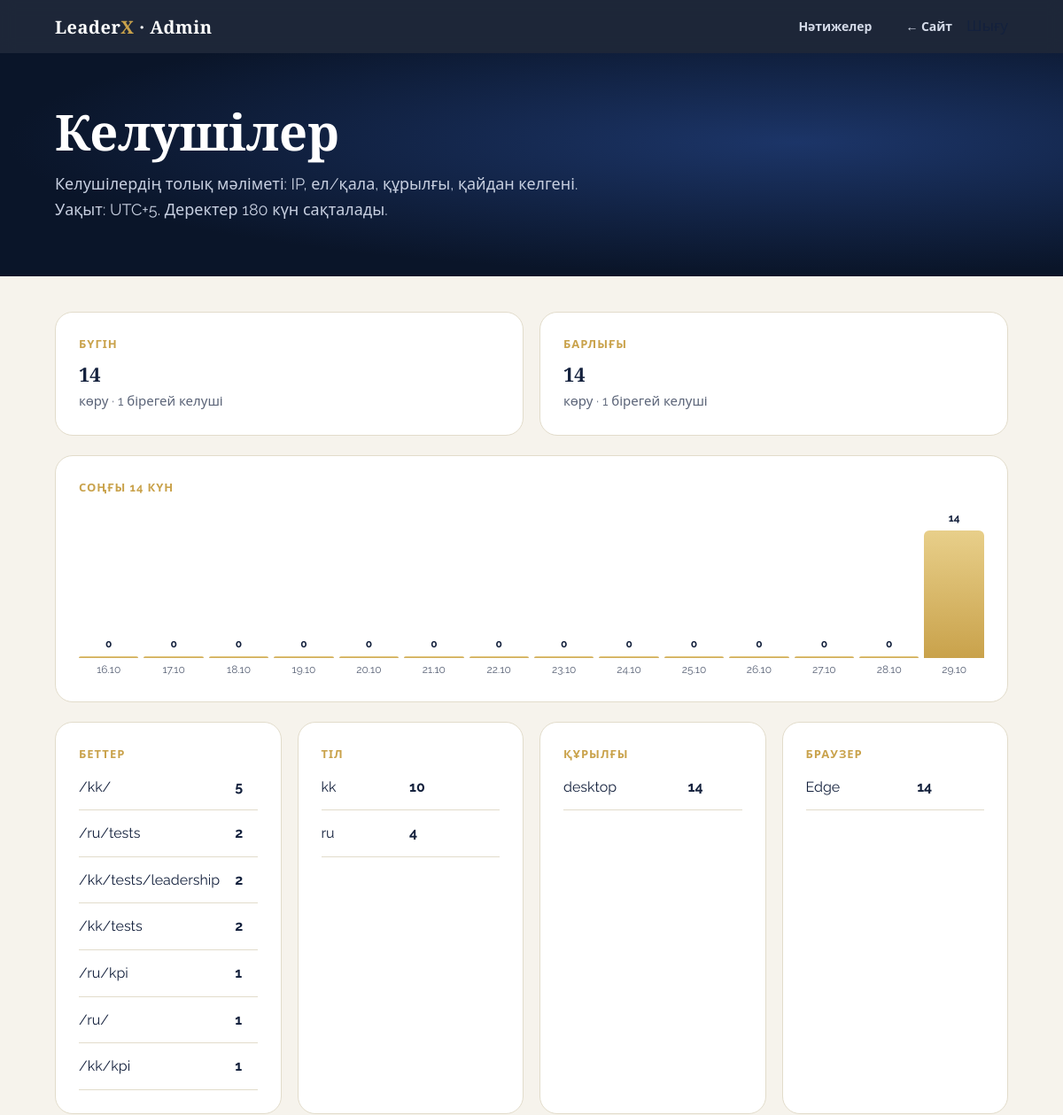
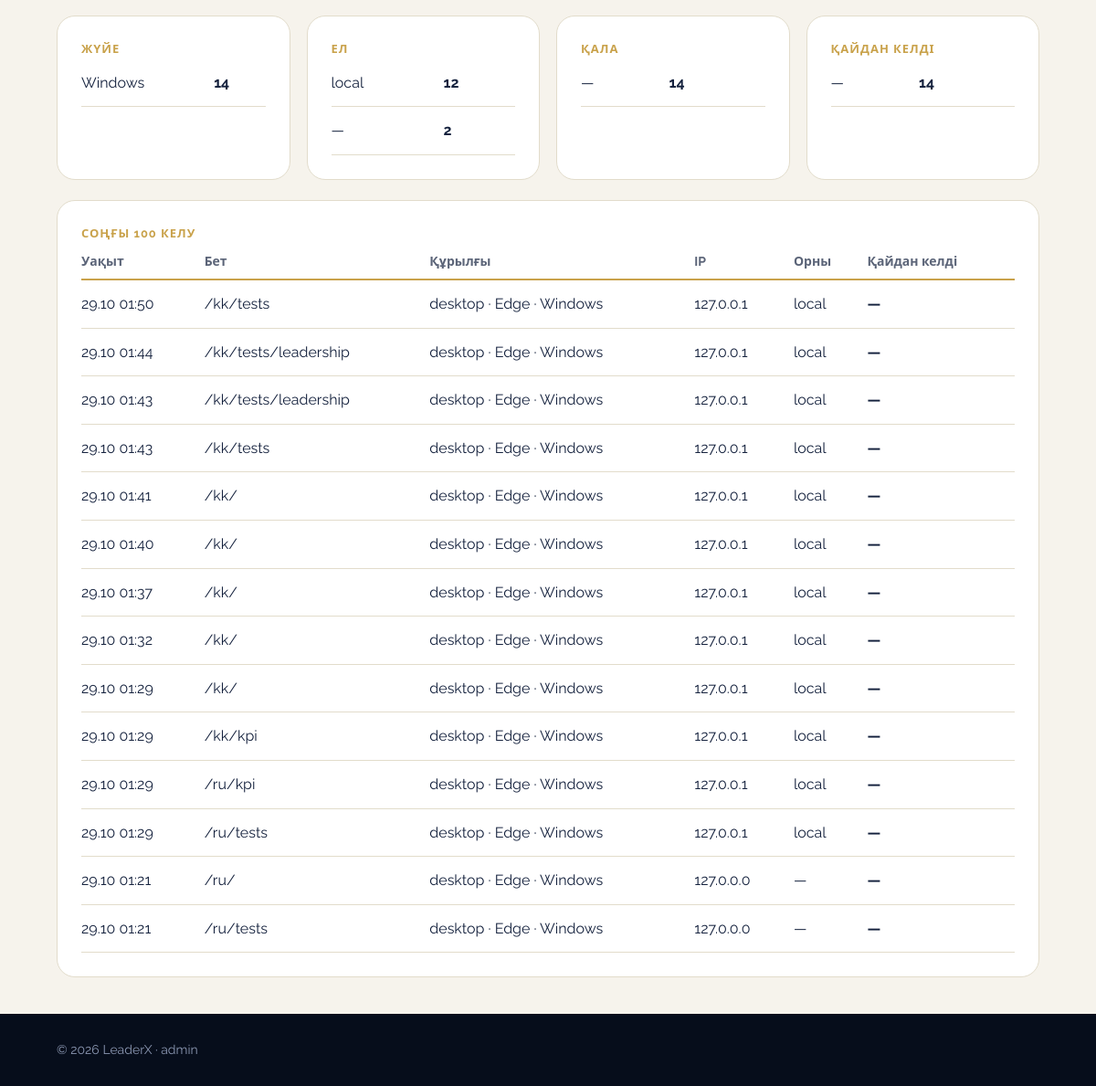
Screenshot of /admin (signed in) with the database file from the repository (2 pictures, top to bottom).
### tables this page shows
CREATE TABLE visits(
        id INTEGER PRIMARY KEY AUTOINCREMENT, ts INTEGER NOT NULL, path TEXT, lang TEXT,
        ip_mask TEXT, ip_hash TEXT, device TEXT, browser TEXT, os TEXT, referrer TEXT, country TEXT, city TEXT, ip TEXT, ref_url TEXT);

### leaderx-siteFlask/app.py (the view)
@app.route("/admin")
def admin():
    _admin_on()
    if not session.get("admin"):
        return redirect(url_for("admin_login"))
    days = min(max(request.args.get("days", 14, type=int), 1), 90)
    resp = Response(render_template("admin.html", s=analytics.stats(days), tz=analytics.TZ.utcoffset(None).seconds // 3600))
    resp.headers["X-Robots-Tag"] = "noindex, nofollow"
    resp.headers["Cache-Control"] = "no-store"
    return resp

### leaderx-siteFlask/analytics.py (called while the page is built)
def _db():
    os.makedirs(os.path.dirname(DB_PATH), exist_ok=True)
    con = sqlite3.connect(DB_PATH, timeout=5)
    con.row_factory = sqlite3.Row
    con.execute("""CREATE TABLE IF NOT EXISTS visits(
        id INTEGER PRIMARY KEY AUTOINCREMENT, ts INTEGER NOT NULL, path TEXT, lang TEXT,
        ip_mask TEXT, ip_hash TEXT, device TEXT, browser TEXT, os TEXT, referrer TEXT)""")
    cols = {r[1] for r in con.execute("PRAGMA table_info(visits)")}
    for c in ("country", "city", "ip", "ref_url"):
        if c not in cols:
            con.execute(f"ALTER TABLE visits ADD COLUMN {c} TEXT")
    con.execute("CREATE INDEX IF NOT EXISTS idx_ts ON visits(ts)")
    return con

def _top(con, col, since, limit=8):
    return [(r[0] or "—", r[1]) for r in con.execute(
        f"SELECT {col}, COUNT(*) c FROM visits WHERE ts>=? GROUP BY {col} ORDER BY c DESC LIMIT ?", (since, limit))]

### leaderx-siteFlask/app.py (called while the page is built)
@app.context_processor
def asset_version():
    p = os.path.join(app.static_folder, "css", "style.css")
    return {"css_v": int(os.path.getmtime(p)) if os.path.exists(p) else 0}

@app.before_request
def track():
    if request.method == "GET" and request.endpoint in TRACKED:
        analytics.log_visit(request, (request.view_args or {}).get("lang"))

def csrf_token():
    t = session.get("csrf")
    if not t:
        t = secrets.token_hex(16)
        session["csrf"] = t
    return t

def _admin_on():
    if not os.environ.get("ADMIN_PASSWORD"):
        abort(404)  # құпиясөз қойылмаса, админ-панель өшірулі

### leaderx-siteFlask/templates/admin.html (shortened to what this page needs)
<!DOCTYPE html>
<html lang="kk">
<head>
<link rel="stylesheet" href="{{ url_for('static', filename='css/style.css', v=css_v) }}">
</head>
<body>
<nav><div class="wrap"><a class="logo" href="{{ url_for('index', lang='kk') }}">Leader<b>X</b> · Admin</a>
<div style="display:flex;align-items:center"><a class="l" style="display:inline;margin-right:16px" href="{{ url_for('admin_results') }}">Нәтижелер</a><a class="l" style="display:inline" href="{{ url_for('index', lang='kk') }}">← Сайт</a><form method="post" action="{{ url_for('admin_logout') }}" style="display:inline;margin-left:16px"><input type="hidden" name="csrf" value="{{ csrf_token() }}"><button type="submit" class="l" style="background:none;border:0;cursor:pointer;font:inherit;color:inherit;padding:0">Шығу</button></form></div></div></nav>
<header class="sub"><div class="wrap"><h1>Келушілер</h1><p>Келушілердің толық мәліметі: IP, ел/қала, құрылғы, қайдан келгені. Уақыт: UTC+{{ tz }}. Деректер {{ s.keep }} күн сақталады.</p></div></header>
<main><div class="wrap kpi-page">
<div class="grid" style="margin-bottom:22px">
<div class="card"><div class="k">БҮГІН</div><h3>{{ s.today }}</h3><p>көру · {{ s.unique_today }} бірегей келуші</p></div>
<div class="card"><div class="k">БАРЛЫҒЫ</div><h3>{{ s.total }}</h3><p>көру · {{ s.unique_total }} бірегей келуші</p></div>
</div>
<div class="card" style="margin-bottom:22px"><div class="k">СОҢҒЫ {{ s.period_days }} КҮН</div>
<div class="adm-chart">{% for d in s.series %}<div class="adm-col" title="{{ d.day }}: {{ d.views }} көру, {{ d.uniq }} бірегей"><b>{{ d.views }}</b><i style="height:{{ d.h }}%"></i><span>{{ d.day }}</span></div>{% endfor %}</div></div>
<div class="grid" style="margin-bottom:22px">
{% macro top(title, rows) %}<div class="card"><div class="k">{{ title }}</div>
<table class="kpi"><tbody>{% for n, c in rows %}<tr><td>{{ n }}</td><td>{{ c }}</td></tr>{% else %}<tr><td colspan="2">—</td></tr>{% endfor %}</tbody></table></div>{% endmacro %}
{{ top('БЕТТЕР', s.pages) }}{{ top('ТІЛ', s.langs) }}{{ top('ҚҰРЫЛҒЫ', s.devices) }}{{ top('БРАУЗЕР', s.browsers) }}{{ top('ЖҮЙЕ', s.oses) }}{{ top('ЕЛ', s.countries) }}{{ top('ҚАЛА', s.cities) }}{{ top('ҚАЙДАН КЕЛДІ', s.referrers) }}
</div>
<div class="card"><div class="k">СОҢҒЫ 100 КЕЛУ</div>
<div class="kpi-wrap"><table class="kpi"><thead><tr><th>Уақыт</th><th>Бет</th><th>Құрылғы</th><th>IP</th><th>Орны</th><th>Қайдан келді</th></tr></thead>
<tbody>{% for r in s.recent %}<tr><td>{{ r.time }}</td><td>{{ r.path }}</td><td>{{ r.device }} · {{ r.browser }} · {{ r.os }}</td><td>{{ r.ip or r.ip_mask }}</td><td>{{ ((r.city ~ ', ') if r.city else '') ~ (r.country or '—') }}</td><td style="word-break:break-all">{% if r.ref_url %}<a href="{{ r.ref_url }}" target="_blank" rel="noopener noreferrer nofollow" style="color:inherit">{{ r.ref_url }}</a>{% else %}{{ r.referrer or '—' }}{% endif %}</td></tr>{% else %}<tr><td colspan="6">Әзірге келу жоқ</td></tr>{% endfor %}</tbody></table></div></div>
</div></main>
<footer><div class="wrap"><span>© 2026 LeaderX · admin</span></div></footer>
</body>
</html>

### leaderx-siteFlask/static/css/style.css (style rules this page uses)
:root { --navy:#10203f;--navy2:#0a1529;--gold:#c9a24b;--gold2:#e8cf8a; --bg:#f6f3ec;--card:#fff;--ink:#14213d;--mute:#5b6478;--line:#e2dccb; box-sizing:border-box;padding-top:env(safe-area-inset-top,0px);padding-bottom:env(safe-area-inset-bottom,0px) }
html { scroll-behavior:smooth;scroll-padding-top:env(safe-area-inset-top,0px) }
*,*::before,*::after { box-sizing:border-box }
body { margin:0;background:var(--bg);color:var(--ink);font:400 17px/1.6 Raleway,system-ui,sans-serif }
.wrap { max-width:1120px;margin:0 auto;padding:0 22px }
h1,h2,h3 { font-family:'Playfair Display',Georgia,serif;line-height:1.15;margin:0 }
nav { position:sticky;top:env(safe-area-inset-top,0px);z-index:9;background:rgba(10,21,41,.92);backdrop-filter:blur(8px) }
nav .wrap { display:flex;align-items:center;justify-content:space-between;height:60px }
.logo { font:700 20px 'Playfair Display',serif;color:#fff;text-decoration:none;letter-spacing:.5px }
.logo b { color:var(--gold) }
nav a.l { color:#d5dbe9;text-decoration:none;font-size:14px;margin-left:22px;font-weight:600 }
.grid { display:grid;gap:18px;grid-template-columns:repeat(auto-fit,minmax(220px,1fr)) }
.card { background:var(--card);border:1px solid var(--line);border-radius:20px;padding:26px }
.card h3 { font-size:22px;margin:10px 0 6px }
.card p { margin:0;color:var(--mute);font-size:15px }
.card .k { color:var(--gold);font-weight:700;font-size:13px;letter-spacing:1px }
form { display:flex;gap:10px;justify-content:center;flex-wrap:wrap;max-width:560px;margin:0 auto }
footer { background:#060d1b;color:#8c98b3;font-size:14px;padding:28px 0 }
footer .wrap { display:flex;justify-content:space-between;flex-wrap:wrap;gap:10px }
.sub { background:radial-gradient(ellipse at 75% 40%,#1c3568,var(--navy2) 70%);color:#fff;padding:56px 0 60px }
.sub h1 { font-size:clamp(34px,5vw,56px);margin-bottom:14px }
.sub p { color:#c7cfe0;max-width:640px;margin:0;font-size:18px }
.kpi-page { padding-top:40px;padding-bottom:40px }
.kpi-wrap { overflow-x:auto }
.kpi { width:100%;border-collapse:collapse;font-size:16px }
.kpi th { text-align:left;font-size:14px;font-weight:700;color:var(--mute);padding:8px 16px 8px 0;border-bottom:2px solid var(--gold) }
.kpi td { padding:13px 16px 13px 0;border-bottom:1px solid var(--line);vertical-align:top }
.kpi td:last-child { font-weight:700 }
@media (min-width:600px) { .kpi td:last-child { white-space:nowrap } }
.adm-chart { display:flex;align-items:flex-end;gap:6px;height:190px;margin-top:14px;overflow-x:auto }
.adm-col { flex:1 0 34px;height:100%;display:flex;flex-direction:column;justify-content:flex-end;align-items:center;gap:4px;font-size:12px;color:var(--mute) }
.adm-col i { display:block;width:100%;min-height:2px;border-radius:6px 6px 0 0;background:linear-gradient(180deg,var(--gold2),var(--gold)) }
.adm-col b { color:var(--ink);font-size:12px }
.card .kpi td:last-child { white-space:normal }

### rows the page displays
visits: device "desktop", id "14", browser "Edge", os "Windows", time "29.10 01:50", path "/kk/tests", ip "127.0.0.1", city+country "local", referrer "—"
visits: country "local", id "12", time "29.10 01:43", path "/kk/tests/leadership", device "desktop", browser "Edge", os "Windows", ip "127.0.0.1", city+country "local", referrer "—"
visits: time "29.10 01:44", path "/kk/tests/leadership", device "desktop", browser "Edge", os "Windows", ip "127.0.0.1", city+country "local", referrer "—"
visits: time "29.10 01:43", path "/kk/tests", device "desktop", browser "Edge", os "Windows", ip "127.0.0.1", city+country "local", referrer "—"
visits: time "29.10 01:41", path "/kk/", device "desktop", browser "Edge", os "Windows", ip "127.0.0.1", city+country "local", referrer "—"
visits: time "29.10 01:40", path "/kk/", device "desktop", browser "Edge", os "Windows", ip "127.0.0.1", city+country "local", referrer "—"
visits: time "29.10 01:37", path "/kk/", device "desktop", browser "Edge", os "Windows", ip "127.0.0.1", city+country "local", referrer "—"
visits: time "29.10 01:32", path "/kk/", device "desktop", browser "Edge", os "Windows", ip "127.0.0.1", city+country "local", referrer "—"
visits: time "29.10 01:29", path "/kk/", device "desktop", browser "Edge", os "Windows", ip "127.0.0.1", city+country "local", referrer "—"
visits: time "29.10 01:29", path "/kk/kpi", device "desktop", browser "Edge", os "Windows", ip "127.0.0.1", city+country "local", referrer "—"
visits: time "29.10 01:29", path "/ru/kpi", device "desktop", browser "Edge", os "Windows", ip "127.0.0.1", city+country "local", referrer "—"
visits: time "29.10 01:29", path "/ru/tests", device "desktop", browser "Edge", os "Windows", ip "127.0.0.1", city+country "local", referrer "—"
visits: time "29.10 01:21", path "/ru/", device "desktop", browser "Edge", os "Windows", ip_mask "127.0.0.0", city+country "—", referrer "—"
visits: time "29.10 01:21", path "/ru/tests", device "desktop", browser "Edge", os "Windows", ip_mask "127.0.0.0", city+country "—", referrer "—"

### other values shown
{{ tz }} "5"
{{ s.keep }} "180"
{{ s.today }} "14"
{{ s.unique_today }} "1"
{{ s.total }} "14"
{{ s.unique_total }} "1"
{{ s.period_days }} "14"
{{ d.views }} "0" "0" "0" "0" "0" "0" "0" "0" "0" "0" "0" "0" "0" "14"
{{ d.day }} "16.10" "17.10" "18.10" "19.10" "20.10" "21.10" "22.10" "23.10" "24.10" "25.10" "26.10" "27.10" "28.10" "29.10"
{{ title }} "БЕТТЕР ТІЛ ҚҰРЫЛҒЫ БРАУЗЕР ЖҮЙЕ ЕЛ ҚАЛА ҚАЙДАН КЕЛДІ"
{{ n }} "/kk/" "/ru/tests" "/kk/tests/leadership" "/kk/tests" "/ru/kpi" "/ru/" "/kk/kpi" "kk" "ru" "—" "—" "—"
{{ c }} "5" "2" "2" "2" "1" "1" "1" "10" "4" "2" "14" "14"
